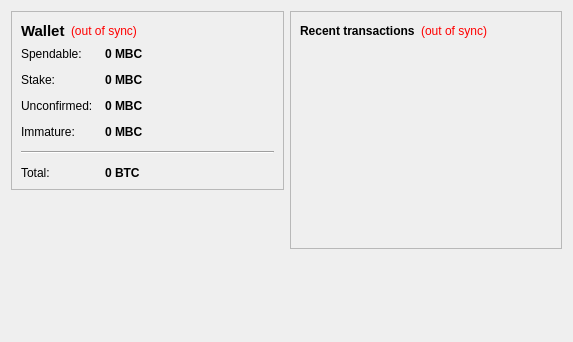
<?xml version="1.0" encoding="UTF-8"?>
<ui version="4.0">
 <class>OverviewPage</class>
 <widget class="QWidget" name="OverviewPage">
  <property name="geometry">
   <rect>
    <x>0</x>
    <y>0</y>
    <width>573</width>
    <height>342</height>
   </rect>
  </property>
  <property name="windowTitle">
   <string>Form</string>
  </property>
  <layout class="QHBoxLayout" name="horizontalLayout" stretch="1,1">
   <item>
    <layout class="QVBoxLayout" name="verticalLayout_2">
     <item>
      <widget class="QFrame" name="frame">
       <property name="frameShape">
        <enum>QFrame::StyledPanel</enum>
       </property>
       <property name="frameShadow">
        <enum>QFrame::Raised</enum>
       </property>
       <layout class="QVBoxLayout" name="verticalLayout_4">
        <item>
         <layout class="QHBoxLayout" name="horizontalLayout_4">
          <item>
           <widget class="QLabel" name="label_5">
            <property name="font">
             <font>
              <pointsize>11</pointsize>
              <weight>75</weight>
              <bold>true</bold>
             </font>
            </property>
            <property name="text">
             <string>Wallet</string>
            </property>
           </widget>
          </item>
          <item>
           <widget class="QLabel" name="labelWalletStatus">
            <property name="toolTip">
             <string>The displayed information may be out of date. Your wallet automatically synchronizes with the MyBigCoin network after a connection is established, but this process has not completed yet.</string>
            </property>
            <property name="styleSheet">
             <string notr="true">QLabel { color: red; }</string>
            </property>
            <property name="text">
             <string notr="true">(out of sync)</string>
            </property>
            <property name="alignment">
             <set>Qt::AlignLeading|Qt::AlignLeft|Qt::AlignVCenter</set>
            </property>
           </widget>
          </item>
          <item>
           <spacer name="horizontalSpacer_2">
            <property name="orientation">
             <enum>Qt::Horizontal</enum>
            </property>
            <property name="sizeHint" stdset="0">
             <size>
              <width>40</width>
              <height>20</height>
             </size>
            </property>
           </spacer>
          </item>
         </layout>
        </item>
        <item>
         <layout class="QFormLayout" name="formLayout_2">
          <property name="fieldGrowthPolicy">
           <enum>QFormLayout::AllNonFixedFieldsGrow</enum>
          </property>
          <property name="horizontalSpacing">
           <number>12</number>
          </property>
          <property name="verticalSpacing">
           <number>12</number>
          </property>
          <item row="0" column="0">
           <widget class="QLabel" name="label">
            <property name="text">
             <string>Spendable:</string>
            </property>
           </widget>
          </item>
          <item row="0" column="1">
           <widget class="QLabel" name="labelBalance">
            <property name="font">
             <font>
              <weight>75</weight>
              <bold>true</bold>
             </font>
            </property>
            <property name="cursor">
             <cursorShape>IBeamCursor</cursorShape>
            </property>
            <property name="toolTip">
             <string>Your current spendable balance</string>
            </property>
            <property name="text">
             <string notr="true">0 MBC</string>
            </property>
            <property name="textInteractionFlags">
             <set>Qt::LinksAccessibleByMouse|Qt::TextSelectableByKeyboard|Qt::TextSelectableByMouse</set>
            </property>
           </widget>
          </item>
          <item row="1" column="0">
           <widget class="QLabel" name="label_6">
            <property name="text">
             <string>Stake:</string>
            </property>
           </widget>
          </item>
          <item row="1" column="1">
           <widget class="QLabel" name="labelStake">
            <property name="font">
             <font>
              <weight>75</weight>
              <bold>true</bold>
             </font>
            </property>
            <property name="cursor">
             <cursorShape>IBeamCursor</cursorShape>
            </property>
            <property name="toolTip">
             <string>Total of coins that was staked, and do not yet count toward the current balance</string>
            </property>
            <property name="text">
             <string notr="true">0 MBC</string>
            </property>
            <property name="textInteractionFlags">
             <set>Qt::LinksAccessibleByMouse|Qt::TextSelectableByKeyboard|Qt::TextSelectableByMouse</set>
            </property>
           </widget>
          </item>
          <item row="2" column="0">
           <widget class="QLabel" name="label_3">
            <property name="text">
             <string>Unconfirmed:</string>
            </property>
           </widget>
          </item>
          <item row="2" column="1">
           <widget class="QLabel" name="labelUnconfirmed">
            <property name="font">
             <font>
              <weight>75</weight>
              <bold>true</bold>
             </font>
            </property>
            <property name="cursor">
             <cursorShape>IBeamCursor</cursorShape>
            </property>
            <property name="toolTip">
             <string>Total of transactions that have yet to be confirmed, and do not yet count toward the current balance</string>
            </property>
            <property name="text">
             <string notr="true">0 MBC</string>
            </property>
            <property name="textInteractionFlags">
             <set>Qt::LinksAccessibleByMouse|Qt::TextSelectableByKeyboard|Qt::TextSelectableByMouse</set>
            </property>
           </widget>
          </item>
          <item row="3" column="0">
           <widget class="QLabel" name="labelImmatureText">
            <property name="text">
             <string>Immature:</string>
            </property>
           </widget>
          </item>
          <item row="3" column="1">
           <widget class="QLabel" name="labelImmature">
            <property name="font">
             <font>
              <weight>75</weight>
              <bold>true</bold>
             </font>
            </property>
            <property name="toolTip">
             <string>Mined balance that has not yet matured</string>
            </property>
            <property name="text">
             <string notr="true">0 MBC</string>
            </property>
            <property name="textInteractionFlags">
             <set>Qt::LinksAccessibleByMouse|Qt::TextSelectableByKeyboard|Qt::TextSelectableByMouse</set>
            </property>
           </widget>
          </item>
          <item row="4" column="0" colspan="2">
           <widget class="Line" name="line">
            <property name="orientation">
             <enum>Qt::Horizontal</enum>
            </property>
           </widget>
          </item>
          <item row="5" column="0">
           <widget class="QLabel" name="labelTotalText">
            <property name="text">
             <string>Total:</string>
            </property>
           </widget>
          </item>
          <item row="5" column="1">
           <widget class="QLabel" name="labelTotal">
            <property name="font">
             <font>
              <weight>75</weight>
              <bold>true</bold>
             </font>
            </property>
            <property name="cursor">
             <cursorShape>IBeamCursor</cursorShape>
            </property>
            <property name="toolTip">
             <string>Your current total balance</string>
            </property>
            <property name="text">
             <string notr="true">0 BTC</string>
            </property>
            <property name="textInteractionFlags">
             <set>Qt::LinksAccessibleByMouse|Qt::TextSelectableByKeyboard|Qt::TextSelectableByMouse</set>
            </property>
           </widget>
          </item>
         </layout>
        </item>
       </layout>
      </widget>
     </item>
     <item>
      <spacer name="verticalSpacer">
       <property name="orientation">
        <enum>Qt::Vertical</enum>
       </property>
       <property name="sizeHint" stdset="0">
        <size>
         <width>20</width>
         <height>40</height>
        </size>
       </property>
      </spacer>
     </item>
    </layout>
   </item>
   <item>
    <layout class="QVBoxLayout" name="verticalLayout_3">
     <item>
      <widget class="QFrame" name="frame_2">
       <property name="frameShape">
        <enum>QFrame::StyledPanel</enum>
       </property>
       <property name="frameShadow">
        <enum>QFrame::Raised</enum>
       </property>
       <layout class="QVBoxLayout" name="verticalLayout">
        <item>
         <layout class="QHBoxLayout" name="horizontalLayout_2">
          <item>
           <widget class="QLabel" name="label_4">
            <property name="text">
             <string>&lt;b&gt;Recent transactions&lt;/b&gt;</string>
            </property>
           </widget>
          </item>
          <item>
           <widget class="QLabel" name="labelTransactionsStatus">
            <property name="toolTip">
             <string>The displayed information may be out of date. Your wallet automatically synchronizes with the MyBigCoin network after a connection is established, but this process has not completed yet.</string>
            </property>
            <property name="styleSheet">
             <string notr="true">QLabel { color: red; }</string>
            </property>
            <property name="text">
             <string notr="true">(out of sync)</string>
            </property>
            <property name="alignment">
             <set>Qt::AlignRight|Qt::AlignTrailing|Qt::AlignVCenter</set>
            </property>
           </widget>
          </item>
          <item>
           <spacer name="horizontalSpacer">
            <property name="orientation">
             <enum>Qt::Horizontal</enum>
            </property>
            <property name="sizeHint" stdset="0">
             <size>
              <width>40</width>
              <height>20</height>
             </size>
            </property>
           </spacer>
          </item>
         </layout>
        </item>
        <item>
         <widget class="QListView" name="listTransactions">
          <property name="styleSheet">
           <string notr="true">QListView { background: transparent; }</string>
          </property>
          <property name="frameShape">
           <enum>QFrame::NoFrame</enum>
          </property>
          <property name="verticalScrollBarPolicy">
           <enum>Qt::ScrollBarAlwaysOff</enum>
          </property>
          <property name="horizontalScrollBarPolicy">
           <enum>Qt::ScrollBarAlwaysOff</enum>
          </property>
          <property name="selectionMode">
           <enum>QAbstractItemView::NoSelection</enum>
          </property>
         </widget>
        </item>
       </layout>
      </widget>
     </item>
     <item>
      <spacer name="verticalSpacer_2">
       <property name="orientation">
        <enum>Qt::Vertical</enum>
       </property>
       <property name="sizeHint" stdset="0">
        <size>
         <width>20</width>
         <height>40</height>
        </size>
       </property>
      </spacer>
     </item>
    </layout>
   </item>
  </layout>
 </widget>
 <resources/>
 <connections/>
</ui>
